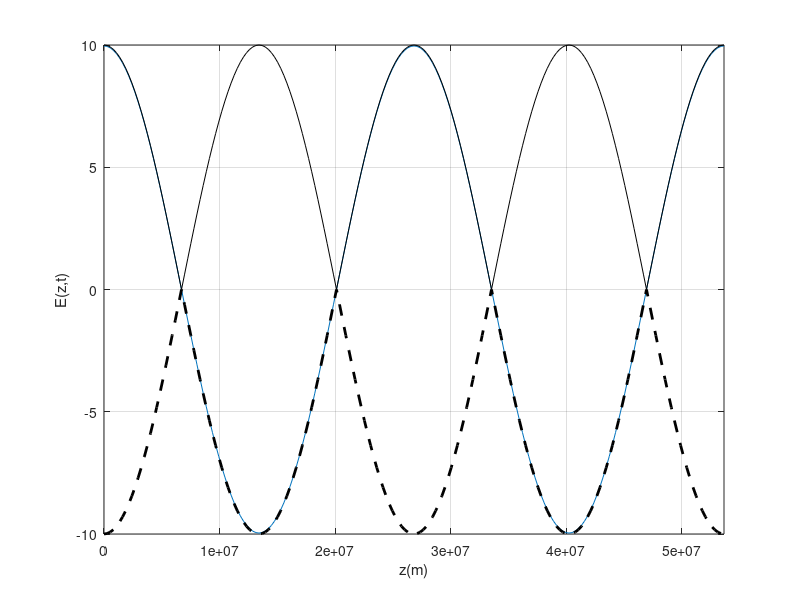

The MATLAB script that drew this image:
%	M-File: wave4
%
%	This program represents the general solution of the wave equation
%	(variation along Z) in a lossless medium
%
%	Variables:
%	A and B     initial amplitudes of the progressive waves
%	phase1d     phase in degrees of the wave +z
%	phase2d     phase in degrees of the wave -z
%	f           frequency (Hz)
%	omega       angular frequency (rad/s)
%   t           time instant (s)
%	ep_r        relative permittivity of the medium
%   lambda      wavelength (m)
%   beta        phase constant (1/m)
%   E           electric field function E(z,t)
%   z           position (m)

clc   % clear the command window
clear % removes all variables from the workspace

%   Command input of variable values
disp('General solution of the wave equation')
disp('(Lossless medium)')
disp(' ')

E01=input('enter the amplitude of A:  ');
fase1d=input('enter the phase of A (degrees): ');
fase1=fase1d*pi/180;

E02=input('enter the amplitude of B:  ');
fase2d=input('enter the phase of B (degrees): ');
fase2=fase2d*pi/180;

f=input('enter the frequency (Hz):  ');
ep_r=input('enter the relative permittivity of the medium: ');

disp(' ')


%	Initialize the variables
t=0;
c=3e8/sqrt(ep_r);
lambda=c/f;
beta=2*pi/lambda;
omega=2*pi*f;

%	Performs the calculation of E(z,t)
zmax=2*lambda;
z=0:zmax/200:zmax;
E=E01*cos(omega*t-beta*z+fase1)+E02*cos(omega*t+beta*z+fase2);
fasor=E01*exp(1j*(-beta*z+fase1))+E02*exp(1j*(beta*z+fase2));

%	Generates initial graphic (figure plot)
plot(z,E,'LineWidth',2)
C=abs(E01)+abs(E02);
axis([0 zmax -C C])
% axis function sets scaling for the x- and y-axes on the current plot,
% axis([xmin xmax ymin ymax])
grid
xlabel('z(m)')
ylabel('E(z,t)')
pause

%	Calculate and draw in a loop every moment to see the movement
t=0:1/(40*f):10/f;
for n=1:length(t);
    E=E01*cos(omega*t(n)-beta*z+fase1)+E02*cos(omega*t(n)+beta*z+fase2);
	plot(z,E,z,abs(fasor),'k',z,-abs(fasor),'k--','LineWidth',2)
    axis([0 2*lambda -C C])
	grid
	xlabel('z(m)');
	ylabel('E(z,t)');
	M(:,1)=getframe;	
end

